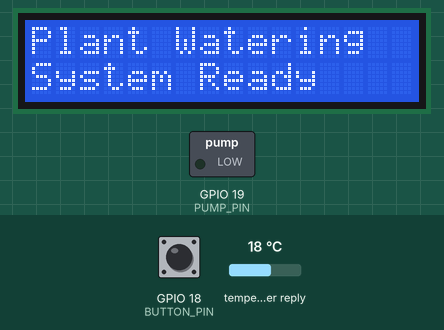
A sketch run on a simulated ESP32. Shown: 16×2 character LCD, switched loads named in the sketch (green lamp = pin HIGH). The inputs (shaded band) are chosen by the test bench; at power-on: GPIO 18 (BUTTON_PIN) HIGH, temperature in the weather reply 18 °C. WiFi joins after 1.5 s; servers stay silent unless stated; uploads are accepted with an empty reply; web services answer with replies made up by the test bench; what the sketch prints to the serial monitor is not drawn.

Above: at 4.7 s.
4.8 s: GPIO 18 (BUTTON_PIN) pulled LOW for 0.15 s
6.4 s: GPIO 18 (BUTTON_PIN) driven LOW
9.4 s: GPIO 18 (BUTTON_PIN) pulsed HIGH 2 times (0.12 s each, 0.3 s apart)
Timing chart, 0 to 11.6 s (numbered marks = the images above; inputs shaded):
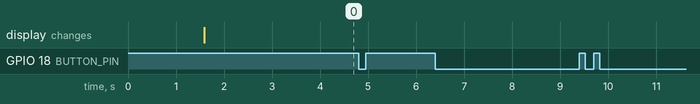

The sketch:

Automated_Plant_Watering_System.ino
```cpp
#include <WiFi.h>
#include <HTTPClient.h>
#include <ArduinoJson.h>
#include <Wire.h>
#include <LiquidCrystal_I2C.h>

LiquidCrystal_I2C lcd(0x27, 16, 2);

const char* WIFI_SSID = "Wokwi-GUEST";
const char* WIFI_PASSWORD = "";
const char* API_KEY = "YOUR_API_KEY"; //enter the api key from the openweathermap site
const char* CITY = "Jammu";
const char* SCRIPT_URL = "YOUR_SCRIPT_URL"; //example: https://script.google.com/macros/s/AKfycb.../exec

#define SOIL_PIN   34
#define LDR_PIN    35
#define BUTTON_PIN 18
#define PUMP_PIN   19

const unsigned long READ_INTERVAL = 30000;
const unsigned long LOCKOUT       = 300000;

unsigned long lastRead = 0, lastWatered = 0, lastOverride = 0;
bool rainAPI = false, rainLDR = false, pumping = false;
int soilPct = 0, lightRaw = 0;
String soilState = "";

// ---------- WiFi ----------
void initWiFi() {
  Serial.print("Connecting");
  WiFi.begin(WIFI_SSID, WIFI_PASSWORD);
  while (WiFi.status() != WL_CONNECTED) { Serial.print("."); delay(500); }
  Serial.println("\nWiFi Connected");
}

// ---------- Weather API ----------
bool getRainAPI() {
  HTTPClient http;
  String url = "http://api.openweathermap.org/data/2.5/weather?q=" +
               String(CITY) + "&appid=" + String(API_KEY);
  http.begin(url);
  bool rain = false;
  if (http.GET() == 200) {
    DynamicJsonDocument doc(2048);
    deserializeJson(doc, http.getString());
    String w = doc["weather"][0]["main"];
    rain = (w == "Rain" || w == "Drizzle" || w == "Thunderstorm");
  }
  http.end();
  return rain;
}

// ---------- Sensors ----------
void getSoil() {
  int raw = analogRead(SOIL_PIN);
  soilPct = map(raw, 0, 4095, 0, 100);
  soilState = (soilPct < 30) ? "DRY" : (soilPct < 70) ? "OPTIMAL" : "WET";
}

void getLight() {
  lightRaw = analogRead(LDR_PIN);
  rainLDR = (lightRaw < 1500);
}

// ---------- Pump ----------
void activatePump() {
  pumping = true;
  digitalWrite(PUMP_PIN, HIGH);
  lcd.clear();
  lcd.setCursor(0, 0); lcd.print("Pump Running");
  lcd.setCursor(0, 1); lcd.print("Watering...");
  delay(5000);
  digitalWrite(PUMP_PIN, LOW);
  pumping = false;
  lastWatered = millis();
}

// ---------- Display ----------
void showStatus() {
  lcd.clear();
  lcd.setCursor(0, 0);
  lcd.print("M:"); lcd.print(soilPct); lcd.print("% "); lcd.print(soilState);
  lcd.setCursor(0, 1);
  lcd.print("Last:"); lcd.print(lastWatered / 1000); lcd.print("s");
}

// ---------- Serial log ----------
void logSerial() {
  Serial.println("-----------------------");
  Serial.printf("Moisture : %d%%\n", soilPct);
  Serial.printf("State    : %s\n", soilState.c_str());
  Serial.printf("LDR Rain : %s\n", rainLDR ? "YES" : "NO");
  Serial.printf("API Rain : %s\n", rainAPI ? "YES" : "NO");
  Serial.printf("Last Watered : %lu sec\n", lastWatered / 1000);
}

// ---------- Cloud logging ----------
void sendToSheets() {
  if (WiFi.status() != WL_CONNECTED) return;
  HTTPClient http;
  String url = String(SCRIPT_URL) + "?moisture=" + String(soilPct) +
               "&status=" + soilState + "&rain=" + String(rainAPI);
  http.begin(url);
  http.GET();
  http.end();
}

// ---------- Manual override ----------
void checkOverride() {
  if (digitalRead(BUTTON_PIN) == LOW) {
    if (millis() - lastOverride >= LOCKOUT) {
      lastOverride = millis();
      Serial.println("Manual Override Activated");
      activatePump();
    } else {
      Serial.println("Manual Override Locked");
    }
  }
}

// ---------- Setup ----------
void setup() {
  Serial.begin(115200);
  lcd.init();
  lcd.backlight();
  pinMode(PUMP_PIN, OUTPUT);
  pinMode(BUTTON_PIN, INPUT_PULLUP);
  digitalWrite(PUMP_PIN, LOW);
  initWiFi();
  lcd.setCursor(0, 0); lcd.print("Plant Watering");
  lcd.setCursor(0, 1); lcd.print("System Ready");
  delay(2000);
}

// ---------- Loop ----------
void loop() {
  checkOverride();

  if (millis() - lastRead >= READ_INTERVAL) {
    lastRead = millis();

    getSoil();
    getLight();
    rainAPI = getRainAPI();

    showStatus();
    logSerial();
    sendToSheets();

    if (soilState == "DRY") {
      if (!rainLDR && !rainAPI) {
        Serial.println("Conditions OK - Starting Pump");
        activatePump();
      } else {
        Serial.println("Watering Skipped - Rain Detected");
      }
    } else if (soilState == "OPTIMAL") {
      Serial.println("Soil Moisture Optimal");
    } else {
      Serial.println("Soil Already Wet");
    }
    Serial.println();
  }
}
```
